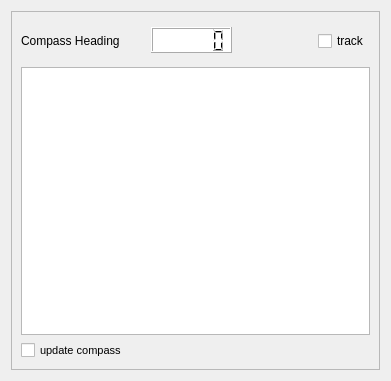
           <widget class="QWidget" name="verticalLayoutWidget_3">
            <property name="geometry">
             <rect>
              <x>10</x>
              <y>1930</y>
              <width>391</width>
              <height>381</height>
             </rect>
            </property>
            <layout class="QVBoxLayout" name="compassFrameContainer">
             <item>
              <widget class="QFrame" name="compassFrame">
               <property name="frameShape">
                <enum>QFrame::StyledPanel</enum>
               </property>
               <property name="frameShadow">
                <enum>QFrame::Raised</enum>
               </property>
               <layout class="QVBoxLayout" name="verticalLayout_18">
                <item>
                 <layout class="QHBoxLayout" name="horizontalLayout_42">
                  <property name="topMargin">
                   <number>0</number>
                  </property>
                  <item>
                   <widget class="QWidget" name="widget_2" native="true">
                    <property name="minimumSize">
                     <size>
                      <width>225</width>
                      <height>40</height>
                     </size>
                    </property>
                    <widget class="QLCDNumber" name="compassHeadingLcdNumber">
                     <property name="geometry">
                      <rect>
                       <x>130</x>
                       <y>6</y>
                       <width>81</width>
                       <height>26</height>
                      </rect>
                     </property>
                     <property name="styleSheet">
                      <string notr="true">background-color: rgb(255, 255, 255);</string>
                     </property>
                     <property name="smallDecimalPoint">
                      <bool>true</bool>
                     </property>
                     <property name="digitCount">
                      <number>5</number>
                     </property>
                    </widget>
                    <widget class="QLabel" name="label_58">
                     <property name="geometry">
                      <rect>
                       <x>0</x>
                       <y>10</y>
                       <width>121</width>
                       <height>20</height>
                      </rect>
                     </property>
                     <property name="text">
                      <string>Compass Heading</string>
                     </property>
                    </widget>
                   </widget>
                  </item>
                  <item>
                   <spacer name="horizontalSpacer_2">
                    <property name="orientation">
                     <enum>Qt::Horizontal</enum>
                    </property>
                    <property name="sizeHint" stdset="0">
                     <size>
                      <width>40</width>
                      <height>20</height>
                     </size>
                    </property>
                   </spacer>
                  </item>
                  <item>
                   <widget class="QCheckBox" name="compassHeadingTrackCheckBox">
                    <property name="text">
                     <string>track</string>
                    </property>
                   </widget>
                  </item>
                 </layout>
                </item>
                <item>
                 <widget class="QGraphicsView" name="compassGraphicsView"/>
                </item>
                <item>
                 <widget class="QCheckBox" name="compassGraphicsViewRedrawCheckbox">
                  <property name="font">
                   <font>
                    <pointsize>8</pointsize>
                   </font>
                  </property>
                  <property name="text">
                   <string>update compass</string>
                  </property>
                 </widget>
                </item>
               </layout>
              </widget>
             </item>
            </layout>
           </widget>
